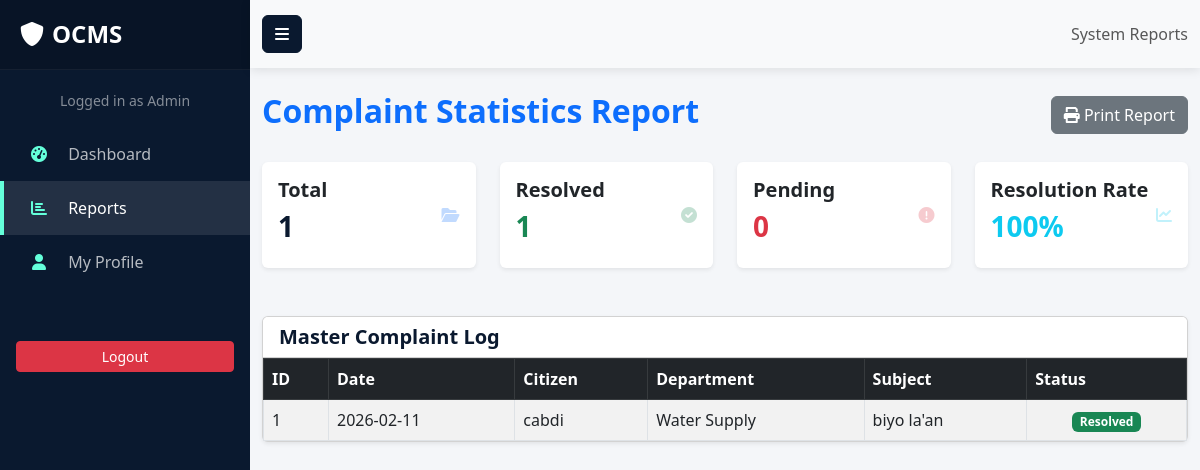
The page /admin/reports.php (signed in) on the database its author committed.
### tables this page shows
CREATE TABLE `complaints` (
  `id` int(11) NOT NULL AUTO_INCREMENT,
  `user_id` int(11) NOT NULL,
  `department_id` int(11) NOT NULL,
  `subject` varchar(255) NOT NULL,
  `description` text NOT NULL,
  `status` enum('Pending','In Process','Resolved','Closed') NOT NULL DEFAULT 'Pending',
  `assigned_to` int(11) DEFAULT NULL,
  `created_at` timestamp NOT NULL DEFAULT current_timestamp(),
  PRIMARY KEY (`id`),
  KEY `user_id` (`user_id`),
  KEY `department_id` (`department_id`),
  KEY `assigned_to` (`assigned_to`),
  CONSTRAINT `complaints_ibfk_1` FOREIGN KEY (`user_id`) REFERENCES `users` (`id`) ON DELETE CASCADE,
  CONSTRAINT `complaints_ibfk_2` FOREIGN KEY (`department_id`) REFERENCES `departments` (`id`) ON DELETE CASCADE,
  CONSTRAINT `complaints_ibfk_3` FOREIGN KEY (`assigned_to`) REFERENCES `users` (`id`) ON DELETE SET NULL
);

CREATE TABLE `users` (
  `id` int(11) NOT NULL AUTO_INCREMENT,
  `fullname` varchar(100) NOT NULL,
  `email` varchar(100) NOT NULL,
  `phone` varchar(20) DEFAULT NULL,
  `password` varchar(255) NOT NULL,
  `role` enum('Admin','Officer','Citizen') NOT NULL DEFAULT 'Citizen',
  `created_at` timestamp NOT NULL DEFAULT current_timestamp(),
  PRIMARY KEY (`id`),
  UNIQUE KEY `email` (`email`)
);

CREATE TABLE `departments` (
  `id` int(11) NOT NULL AUTO_INCREMENT,
  `name` varchar(100) NOT NULL,
  `description` text DEFAULT NULL,
  PRIMARY KEY (`id`),
  UNIQUE KEY `name` (`name`)
);

### admin/reports.php (the view, shortened to what this page needs)
<?php
include '../config/db_connect.php';
$total = $conn->query("SELECT COUNT(*) FROM complaints")->fetch_row()[0];
$resolved = $conn->query("SELECT COUNT(*) FROM complaints WHERE status = 'Resolved'")->fetch_row()[0];
$pending = $conn->query("SELECT COUNT(*) FROM complaints WHERE status = 'Pending'")->fetch_row()[0];
$resolution_rate = $total > 0 ? round(($resolved / $total) * 100, 1) : 0;
$result = $conn->query("SELECT c.*, u.fullname, d.name as dept_name FROM complaints c
                        JOIN users u ON c.user_id = u.id
                        JOIN departments d ON c.department_id = d.id
                        ORDER BY c.created_at DESC");
?>
<!DOCTYPE html>
<html lang="en">
<head>
    <link href="https://cdn.jsdelivr.net/npm/bootstrap@5.3.0/dist/css/bootstrap.min.css" rel="stylesheet">
    <link href="../assets/css/style.css" rel="stylesheet">
    <link rel="stylesheet" href="https://cdnjs.cloudflare.com/ajax/libs/font-awesome/6.0.0/css/all.min.css">
</head>
<body>
<div class="wrapper">
    <?php include '../includes/sidebar.php'; ?>
    <div id="content">
        <nav class="navbar navbar-expand-lg navbar-light bg-light mb-4">
            <div class="container-fluid">
                <button type="button" id="sidebarCollapse" class="btn btn-primary no-print">
                    <i class="fas fa-bars"></i>
                </button>
                <div class="ms-auto">
                    <span class="navbar-text">System Reports</span>
                </div>
            </div>
        </nav>
        <div class="container-fluid">
            <div class="d-flex justify-content-between align-items-center mb-4">
                <h2 class="text-primary">Complaint Statistics Report</h2>
                <button onclick="window.print()" class="btn btn-secondary no-print"><i class="fas fa-print"></i> Print Report</button>
            </div>
            <div class="row mb-5">
                <div class="col-md-3">
                    <div class="card card-stats bg-white p-3 shadow-sm border-0">
                        <div class="d-flex justify-content-between align-items-center">
                            <div>
                                <h5 class="card-title">Total</h5>
                                <h3 class="card-number"><?php echo $total; ?></h3>
                            </div>
                            <div class="icon-big text-primary opacity-25">
                                <i class="fas fa-folder-open"></i>
                            </div>
                        </div>
                    </div>
                </div>
                <div class="col-md-3">
                    <div class="card card-stats bg-white p-3 shadow-sm border-0">
                        <div class="d-flex justify-content-between align-items-center">
                            <div>
                                <h5 class="card-title">Resolved</h5>
                                <h3 class="card-number text-success"><?php echo $resolved; ?></h3>
                            </div>
                            <div class="icon-big text-success opacity-25">
                                <i class="fas fa-check-circle"></i>
                            </div>
                        </div>
                    </div>
                </div>
                <div class="col-md-3">
                    <div class="card card-stats bg-white p-3 shadow-sm border-0">
                        <div class="d-flex justify-content-between align-items-center">
                            <div>
                                <h5 class="card-title">Pending</h5>
                                <h3 class="card-number text-danger"><?php echo $pending; ?></h3>
                            </div>
                            <div class="icon-big text-danger opacity-25">
                                <i class="fas fa-exclamation-circle"></i>
                            </div>
                        </div>
                    </div>
                </div>
                <div class="col-md-3">
                    <div class="card card-stats bg-white p-3 shadow-sm border-0">
                        <div class="d-flex justify-content-between align-items-center">
                            <div>
                                <h5 class="card-title">Resolution Rate</h5>
                                <h3 class="card-number text-info"><?php echo $resolution_rate; ?>%</h3>
                            </div>
                            <div class="icon-big text-info opacity-25">
                                <i class="fas fa-chart-line"></i>
                            </div>
                        </div>
                    </div>
                </div>
            </div>
            <div class="card shadow-sm main-table-card">
                <div class="card-header bg-white">
                    <h5 class="mb-0">Master Complaint Log</h5>
                </div>
                <div class="card-body p-0">
                    <table class="table table-bordered table-striped mb-0">
                        <thead class="table-dark">
                            <tr>
                                <th>ID</th>
                                <th>Date</th>
                                <th>Citizen</th>
                                <th>Department</th>
                                <th>Subject</th>
                                <th>Status</th>
                            </tr>
                        </thead>
                        <tbody>
                        <?php if ($result->num_rows > 0): ?>
                            <?php while($row = $result->fetch_assoc()): ?>
                            <tr>
                                <td><?php echo $row['id']; ?></td>
                                <td><?php echo date("Y-m-d", strtotime($row['created_at'])); ?></td>
                                <td><?php echo htmlspecialchars($row['fullname']); ?></td>
                                <td><?php echo htmlspecialchars($row['dept_name']); ?></td>
                                <td><?php echo htmlspecialchars($row['subject']); ?></td>
                                <td class="text-center">
                                    <?php
                                        $s = $row['status'];
                                        $color = $s == 'Pending' ? 'danger' : ($s == 'In Process' ? 'warning' : 'success');
                                        echo "<span class='badge bg-$color'>$s</span>";
                                    ?>
                                </td>
                            </tr>
                            <?php endwhile; ?>
                        <?php else: ?>
                            <tr>
                                <td colspan="6" class="text-center py-3">No records found.</td>
                            </tr>
                        <?php endif; ?>
                    </tbody>
                </table>
            </div>
        </div>
    </div>
</div>
</body>
</html>

### assets/css/style.css (style rules this page uses)
:root { --primary-navy: #0a192f; --secondary-navy: #112240; --accent-blue: #64ffda; --accent-hover: #52d1b1; --text-light: #e6f1ff; --text-muted: #8892b0; --white: #ffffff; --light-bg: #f4f6f9; --sidebar-width: 250px; }
body { font-family: 'Segoe UI', 'Roboto', 'Helvetica Neue', Arial, sans-serif; background-color: var(--light-bg); color: #333; overflow-x: hidden; margin: 0; padding: 0; }
h1, h2, h3, h4, h5, h6 { color: var(--primary-navy); font-weight: 700; }
.btn-primary { background-color: var(--primary-navy); border-color: var(--primary-navy); color: var(--white); transition: all 0.3s ease; }
.navbar { background-color: var(--primary-navy); padding: 15px 0; box-shadow: 0 2px 10px rgba(0, 0, 0, 0.1); }
.wrapper { display: flex; width: 100%; align-items: stretch; }
#content { width: 100%; min-height: 100vh; transition: all 0.3s; background-color: var(--light-bg); }

### rows shown on the page
complaints: id "1", created_at "2026-02-11", user.fullname "cabdi", department.name "Water Supply", subject "biyo la'an", status "Resolved"

### other values the page prints
$_SESSION["role"] "Admin"
$total "1"
$resolved "1"
$pending "0"
$resolution_rate "100"
